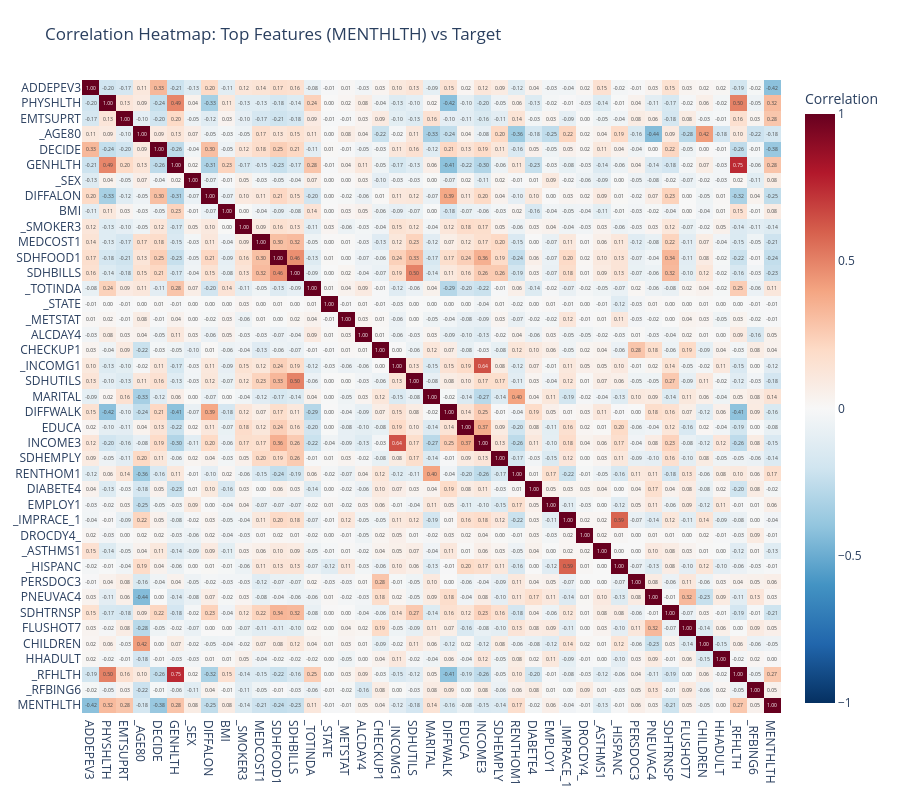

The notebook cell saved with this chart:
### Code cell
# ============================================================
# 3.a Correlation Heatmap of Top Features [MENTHLTH] -- TOP 40
# ============================================================

top_features = MENTHLTH_top_features[:40]
corr_data = X[top_features].copy()
corr_data[target] = y.values
corr_matrix = corr_data.corr()

fig3a = px.imshow(
    corr_matrix,
    text_auto=".2f",
    aspect="auto",
    title=f"Correlation Heatmap: Top Features ({target}) vs Target",
    labels={"color": "Correlation", "variable": "", "y": ""},
    color_continuous_scale="RdBu_r",
    zmin=-1,
    zmax=1
)

# Make it responsive and take up full available space
fig3a.update_layout(
    autosize=True,          # Automatically size to container
    height=800,             # You can adjust this as needed
    width=None,             # Let it stretch horizontally
    font=dict(size=12),     # Slightly larger font for readability
    margin=dict(l=50, r=50, t=80, b=50)  # Reduce margins to maximize plot area
)

# Show with responsive config
fig3a.show(config={'responsive': True})

# Save HTML (still with responsive layout)
fig3a.write_html(
    f"plots/3-a_correlation_heatmap_{target}.html",
    include_plotlyjs='cdn',
    config={'responsive': True}
)

### Figure 1 — Plotly figure (JSON) as saved in the notebook; plotly's stock layout.template omitted (floating-point values rounded to 4 significant figures; data arrays with more than 128 entries replaced by an {"elided": "..."} marker saying what was removed)
{"data": [{"coloraxis": "coloraxis", "hovertemplate": "x: %{x}<br>y: %{y}<br>Correlation: %{z}<extra></extra>", "name": "0", "texttemplate": "%{z:.2f}", "type": "heatmap", "x": ["ADDEPEV3", "PHYSHLTH", "EMTSUPRT", "_AGE80", "DECIDE", "GENHLTH", "_SEX", "DIFFALON", "BMI", "_SMOKER3", "MEDCOST1", "SDHFOOD1", "SDHBILLS", "_TOTINDA", "_STATE", "_METSTAT", "ALCDAY4", "CHECKUP1", "_INCOMG1", "SDHUTILS", "MARITAL", "DIFFWALK", "EDUCA", "INCOME3", "SDHEMPLY", "RENTHOM1", "DIABETE4", "EMPLOY1", "_IMPRACE_1", "DROCDY4_", "_ASTHMS1", "_HISPANC", "PERSDOC3", "PNEUVAC4", "SDHTRNSP", "FLUSHOT7", "CHILDREN", "HHADULT", "_RFHLTH", "_RFBING6", "MENTHLTH"], "xaxis": "x", "y": ["ADDEPEV3", "PHYSHLTH", "EMTSUPRT", "_AGE80", "DECIDE", "GENHLTH", "_SEX", "DIFFALON", "BMI", "_SMOKER3", "MEDCOST1", "SDHFOOD1", "SDHBILLS", "_TOTINDA", "_STATE", "_METSTAT", "ALCDAY4", "CHECKUP1", "_INCOMG1", "SDHUTILS", "MARITAL", "DIFFWALK", "EDUCA", "INCOME3", "SDHEMPLY", "RENTHOM1", "DIABETE4", "EMPLOY1", "_IMPRACE_1", "DROCDY4_", "_ASTHMS1", "_HISPANC", "PERSDOC3", "PNEUVAC4", "SDHTRNSP", "FLUSHOT7", "CHILDREN", "HHADULT", "_RFHLTH", "_RFBING6", "MENTHLTH"], "yaxis": "y", "z": {"elided": "41x41 float values"}}], "layout": {"autosize": true, "coloraxis": {"cmax": 1, "cmin": -1, "colorbar": {"title": {"text": "Correlation"}}, "colorscale": [[0, "rgb(5,48,97)"], [0.1, "rgb(33,102,172)"], [0.2, "rgb(67,147,195)"], [0.3, "rgb(146,197,222)"], [0.4, "rgb(209,229,240)"], [0.5, "rgb(247,247,247)"], [0.6, "rgb(253,219,199)"], [0.7, "rgb(244,165,130)"], [0.8, "rgb(214,96,77)"], [0.9, "rgb(178,24,43)"], [1, "rgb(103,0,31)"]]}, "font": {"size": 12}, "height": 800, "margin": {"b": 50, "l": 50, "r": 50, "t": 80}, "title": {"text": "Correlation Heatmap: Top Features (MENTHLTH) vs Target"}, "xaxis": {"anchor": "y", "domain": [0, 1]}, "yaxis": {"anchor": "x", "autorange": "reversed", "domain": [0, 1]}}}
